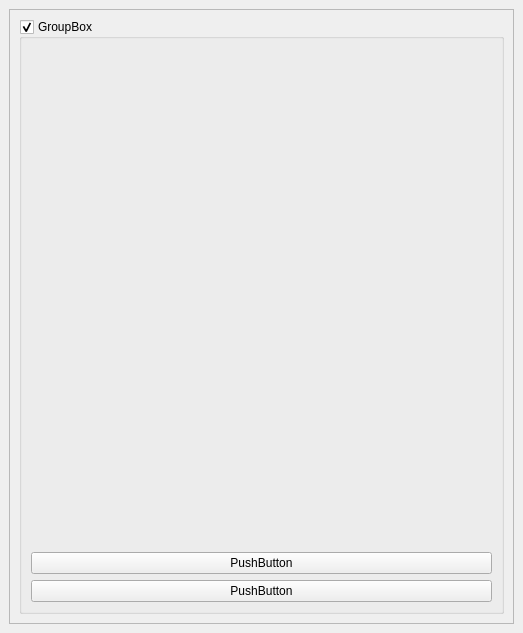
<?xml version="1.0" encoding="UTF-8"?>
<ui version="4.0">
 <class>TestPanel</class>
 <widget class="QDockWidget" name="TestPanel">
  <property name="geometry">
   <rect>
    <x>0</x>
    <y>0</y>
    <width>523</width>
    <height>633</height>
   </rect>
  </property>
  <property name="windowTitle">
   <string>TestPanel</string>
  </property>
  <widget class="QWidget" name="dockWidgetContents">
   <layout class="QHBoxLayout" name="horizontalLayout">
    <property name="spacing">
     <number>7</number>
    </property>
    <item>
     <widget class="QScrollArea" name="scrollArea">
      <property name="widgetResizable">
       <bool>true</bool>
      </property>
      <widget class="QWidget" name="scrollAreaWidgetContents">
       <property name="geometry">
        <rect>
         <x>0</x>
         <y>0</y>
         <width>499</width>
         <height>583</height>
        </rect>
       </property>
       <layout class="QVBoxLayout" name="verticalLayout_2">
        <item>
         <widget class="QGroupBox" name="groupBox">
          <property name="title">
           <string>GroupBox</string>
          </property>
          <property name="checkable">
           <bool>true</bool>
          </property>
          <layout class="QVBoxLayout" name="verticalLayout">
           <item>
            <spacer name="verticalSpacer_2">
             <property name="orientation">
              <enum>Qt::Vertical</enum>
             </property>
             <property name="sizeHint" stdset="0">
              <size>
               <width>20</width>
               <height>40</height>
              </size>
             </property>
            </spacer>
           </item>
           <item>
            <widget class="QPushButton" name="pushButton_2">
             <property name="text">
              <string>PushButton</string>
             </property>
            </widget>
           </item>
           <item>
            <widget class="QPushButton" name="pushButton">
             <property name="text">
              <string>PushButton</string>
             </property>
            </widget>
           </item>
          </layout>
         </widget>
        </item>
       </layout>
      </widget>
     </widget>
    </item>
   </layout>
  </widget>
 </widget>
 <resources>
  <include location="../QtResources/resources.qrc"/>
 </resources>
 <connections/>
</ui>
